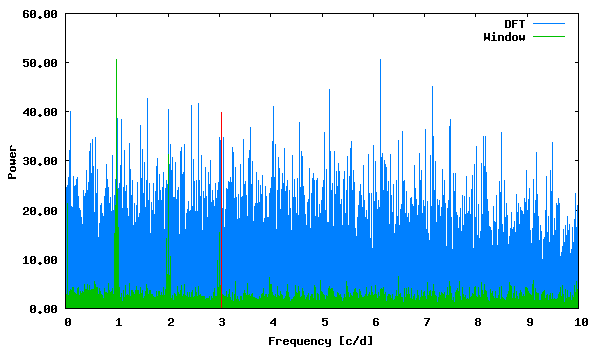

The script that saved this image:
set term png size 600,350 medium
set colors classic
set output "phase_lc_20.deeming.png"
set xlabel "Frequency [c/d]"
set ylabel "Power"
set format y "%5.2f"
plot "deeming.periodogram" using 1:2 with lines linecolor 3 title "DFT", "deeming.periodogram" using 1:3 with lines linecolor 2 title "Window", "<echo '3.044366 39.85576593'" with impulses linecolor 1 title ""
 
